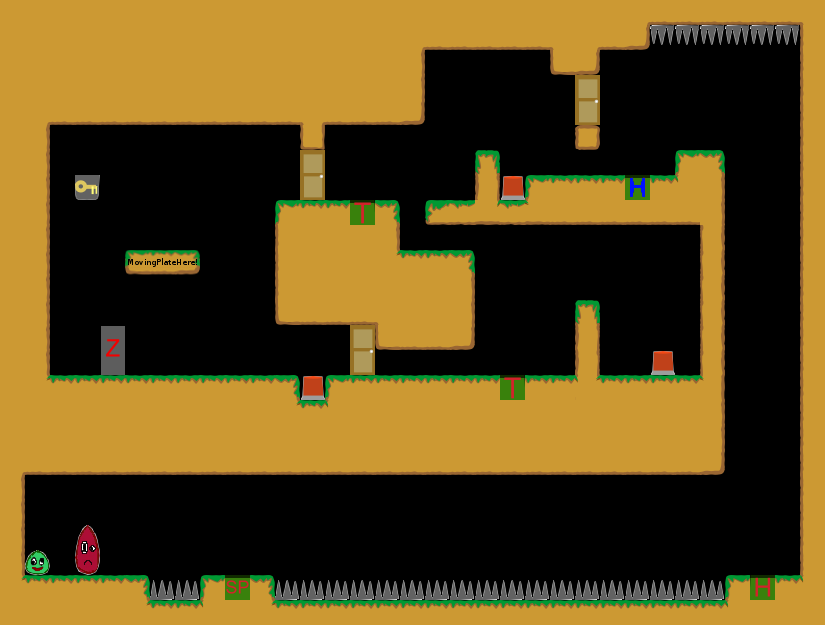

This is a level from a 2D game, rendered from its Tiled map with the project's own tilesets. A one-line summary and the map file follow, with tile-layer data summarised:
An orthogonal 33x25 tile map with 25x25 px tiles, 1 tile layer (Kachelebene 1).

<map version="1.0" orientation="orthogonal" width="33" height="25" tilewidth="25" tileheight="25">
 <tileset firstgid="1" name="Tileset" tilewidth="25" tileheight="25">
  <image source="../../../img/Tileset.png" width="400" height="250" />
 </tileset>
 <layer name="Kachelebene 1" width="33" height="25">
  <data>[825 cells, 436 non-empty, 43 distinct tile ids]</data>
 </layer>
</map>
